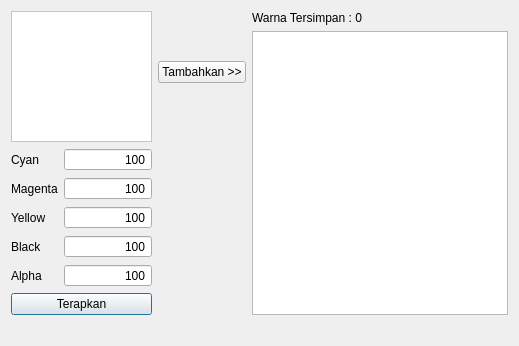
<?xml version="1.0" encoding="UTF-8"?>
<ui version="4.0">
 <class>CMYKColorDialog</class>
 <widget class="QDialog" name="CMYKColorDialog">
  <property name="geometry">
   <rect>
    <x>0</x>
    <y>0</y>
    <width>513</width>
    <height>346</height>
   </rect>
  </property>
  <property name="windowTitle">
   <string>Pemilih Warna</string>
  </property>
  <layout class="QHBoxLayout" name="horizontalLayout_2" stretch="0,0,1">
   <item>
    <layout class="QVBoxLayout" name="verticalLayout" stretch="0,1,0,0">
     <item>
      <widget class="QLabel" name="label">
       <property name="minimumSize">
        <size>
         <width>141</width>
         <height>131</height>
        </size>
       </property>
       <property name="maximumSize">
        <size>
         <width>141</width>
         <height>131</height>
        </size>
       </property>
       <property name="palette">
        <palette>
         <active>
          <colorrole role="Base">
           <brush brushstyle="SolidPattern">
            <color alpha="255">
             <red>255</red>
             <green>255</green>
             <blue>255</blue>
            </color>
           </brush>
          </colorrole>
          <colorrole role="Window">
           <brush brushstyle="SolidPattern">
            <color alpha="255">
             <red>0</red>
             <green>0</green>
             <blue>0</blue>
            </color>
           </brush>
          </colorrole>
         </active>
         <inactive>
          <colorrole role="Base">
           <brush brushstyle="SolidPattern">
            <color alpha="255">
             <red>255</red>
             <green>255</green>
             <blue>255</blue>
            </color>
           </brush>
          </colorrole>
          <colorrole role="Window">
           <brush brushstyle="SolidPattern">
            <color alpha="255">
             <red>255</red>
             <green>255</green>
             <blue>255</blue>
            </color>
           </brush>
          </colorrole>
         </inactive>
         <disabled>
          <colorrole role="Base">
           <brush brushstyle="SolidPattern">
            <color alpha="255">
             <red>255</red>
             <green>255</green>
             <blue>255</blue>
            </color>
           </brush>
          </colorrole>
          <colorrole role="Window">
           <brush brushstyle="SolidPattern">
            <color alpha="255">
             <red>255</red>
             <green>255</green>
             <blue>255</blue>
            </color>
           </brush>
          </colorrole>
         </disabled>
        </palette>
       </property>
       <property name="autoFillBackground">
        <bool>true</bool>
       </property>
       <property name="frameShape">
        <enum>QFrame::StyledPanel</enum>
       </property>
       <property name="text">
        <string/>
       </property>
       <property name="alignment">
        <set>Qt::AlignCenter</set>
       </property>
      </widget>
     </item>
     <item>
      <layout class="QGridLayout" name="gridLayout" columnstretch="0,1">
       <item row="3" column="0">
        <widget class="QLabel" name="label_5">
         <property name="text">
          <string>Black</string>
         </property>
        </widget>
       </item>
       <item row="0" column="1">
        <widget class="QSpinBox" name="cyanBox">
         <property name="alignment">
          <set>Qt::AlignRight|Qt::AlignTrailing|Qt::AlignVCenter</set>
         </property>
         <property name="buttonSymbols">
          <enum>QAbstractSpinBox::NoButtons</enum>
         </property>
         <property name="maximum">
          <number>100</number>
         </property>
         <property name="value">
          <number>100</number>
         </property>
        </widget>
       </item>
       <item row="4" column="0">
        <widget class="QLabel" name="label_6">
         <property name="text">
          <string>Alpha</string>
         </property>
        </widget>
       </item>
       <item row="4" column="1">
        <widget class="QSpinBox" name="alphaBox">
         <property name="alignment">
          <set>Qt::AlignRight|Qt::AlignTrailing|Qt::AlignVCenter</set>
         </property>
         <property name="buttonSymbols">
          <enum>QAbstractSpinBox::NoButtons</enum>
         </property>
         <property name="maximum">
          <number>100</number>
         </property>
         <property name="value">
          <number>100</number>
         </property>
        </widget>
       </item>
       <item row="1" column="0">
        <widget class="QLabel" name="label_3">
         <property name="text">
          <string>Magenta</string>
         </property>
        </widget>
       </item>
       <item row="0" column="0">
        <widget class="QLabel" name="label_2">
         <property name="text">
          <string>Cyan</string>
         </property>
        </widget>
       </item>
       <item row="1" column="1">
        <widget class="QSpinBox" name="magentaBox">
         <property name="alignment">
          <set>Qt::AlignRight|Qt::AlignTrailing|Qt::AlignVCenter</set>
         </property>
         <property name="buttonSymbols">
          <enum>QAbstractSpinBox::NoButtons</enum>
         </property>
         <property name="maximum">
          <number>100</number>
         </property>
         <property name="value">
          <number>100</number>
         </property>
        </widget>
       </item>
       <item row="2" column="1">
        <widget class="QSpinBox" name="yellowBox">
         <property name="alignment">
          <set>Qt::AlignRight|Qt::AlignTrailing|Qt::AlignVCenter</set>
         </property>
         <property name="buttonSymbols">
          <enum>QAbstractSpinBox::NoButtons</enum>
         </property>
         <property name="maximum">
          <number>100</number>
         </property>
         <property name="value">
          <number>100</number>
         </property>
        </widget>
       </item>
       <item row="3" column="1">
        <widget class="QSpinBox" name="blackBox">
         <property name="alignment">
          <set>Qt::AlignRight|Qt::AlignTrailing|Qt::AlignVCenter</set>
         </property>
         <property name="buttonSymbols">
          <enum>QAbstractSpinBox::NoButtons</enum>
         </property>
         <property name="maximum">
          <number>100</number>
         </property>
         <property name="value">
          <number>100</number>
         </property>
        </widget>
       </item>
       <item row="2" column="0">
        <widget class="QLabel" name="label_4">
         <property name="text">
          <string>Yellow</string>
         </property>
        </widget>
       </item>
      </layout>
     </item>
     <item>
      <widget class="QPushButton" name="terapkanButton">
       <property name="text">
        <string>Terapkan</string>
       </property>
      </widget>
     </item>
     <item>
      <spacer name="verticalSpacer_2">
       <property name="orientation">
        <enum>Qt::Vertical</enum>
       </property>
       <property name="sizeHint" stdset="0">
        <size>
         <width>20</width>
         <height>40</height>
        </size>
       </property>
      </spacer>
     </item>
    </layout>
   </item>
   <item>
    <layout class="QVBoxLayout" name="verticalLayout_3">
     <property name="topMargin">
      <number>50</number>
     </property>
     <item>
      <widget class="QPushButton" name="addButton">
       <property name="text">
        <string>Tambahkan &gt;&gt;</string>
       </property>
       <property name="autoDefault">
        <bool>false</bool>
       </property>
      </widget>
     </item>
     <item>
      <spacer name="verticalSpacer">
       <property name="orientation">
        <enum>Qt::Vertical</enum>
       </property>
       <property name="sizeHint" stdset="0">
        <size>
         <width>20</width>
         <height>40</height>
        </size>
       </property>
      </spacer>
     </item>
    </layout>
   </item>
   <item>
    <layout class="QVBoxLayout" name="verticalLayout_2">
     <item>
      <widget class="QLabel" name="label_7">
       <property name="text">
        <string>Warna Tersimpan : 0</string>
       </property>
      </widget>
     </item>
     <item>
      <widget class="QTableView" name="tableView">
       <property name="minimumSize">
        <size>
         <width>256</width>
         <height>276</height>
        </size>
       </property>
       <property name="contextMenuPolicy">
        <enum>Qt::CustomContextMenu</enum>
       </property>
       <property name="selectionMode">
        <enum>QAbstractItemView::SingleSelection</enum>
       </property>
       <property name="selectionBehavior">
        <enum>QAbstractItemView::SelectRows</enum>
       </property>
       <property name="verticalScrollMode">
        <enum>QAbstractItemView::ScrollPerPixel</enum>
       </property>
       <property name="horizontalScrollMode">
        <enum>QAbstractItemView::ScrollPerPixel</enum>
       </property>
       <attribute name="horizontalHeaderHighlightSections">
        <bool>false</bool>
       </attribute>
       <attribute name="horizontalHeaderStretchLastSection">
        <bool>true</bool>
       </attribute>
       <attribute name="verticalHeaderVisible">
        <bool>false</bool>
       </attribute>
       <attribute name="verticalHeaderDefaultSectionSize">
        <number>50</number>
       </attribute>
       <attribute name="verticalHeaderHighlightSections">
        <bool>false</bool>
       </attribute>
      </widget>
     </item>
     <item>
      <layout class="QHBoxLayout" name="horizontalLayout">
       <item>
        <spacer name="horizontalSpacer">
         <property name="orientation">
          <enum>Qt::Horizontal</enum>
         </property>
         <property name="sizeHint" stdset="0">
          <size>
           <width>40</width>
           <height>20</height>
          </size>
         </property>
        </spacer>
       </item>
      </layout>
     </item>
    </layout>
   </item>
  </layout>
 </widget>
 <tabstops>
  <tabstop>cyanBox</tabstop>
  <tabstop>magentaBox</tabstop>
  <tabstop>yellowBox</tabstop>
  <tabstop>blackBox</tabstop>
  <tabstop>alphaBox</tabstop>
  <tabstop>addButton</tabstop>
  <tabstop>tableView</tabstop>
 </tabstops>
 <resources/>
 <connections>
  <connection>
   <sender>cyanBox</sender>
   <signal>valueChanged(int)</signal>
   <receiver>CMYKColorDialog</receiver>
   <slot>anySpinBoxChanged()</slot>
   <hints>
    <hint type="sourcelabel">
     <x>133</x>
     <y>161</y>
    </hint>
    <hint type="destinationlabel">
     <x>219</x>
     <y>22</y>
    </hint>
   </hints>
  </connection>
  <connection>
   <sender>magentaBox</sender>
   <signal>valueChanged(int)</signal>
   <receiver>CMYKColorDialog</receiver>
   <slot>anySpinBoxChanged()</slot>
   <hints>
    <hint type="sourcelabel">
     <x>105</x>
     <y>191</y>
    </hint>
    <hint type="destinationlabel">
     <x>191</x>
     <y>150</y>
    </hint>
   </hints>
  </connection>
  <connection>
   <sender>yellowBox</sender>
   <signal>valueChanged(int)</signal>
   <receiver>CMYKColorDialog</receiver>
   <slot>anySpinBoxChanged()</slot>
   <hints>
    <hint type="sourcelabel">
     <x>124</x>
     <y>216</y>
    </hint>
    <hint type="destinationlabel">
     <x>206</x>
     <y>207</y>
    </hint>
   </hints>
  </connection>
  <connection>
   <sender>blackBox</sender>
   <signal>valueChanged(int)</signal>
   <receiver>CMYKColorDialog</receiver>
   <slot>anySpinBoxChanged()</slot>
   <hints>
    <hint type="sourcelabel">
     <x>83</x>
     <y>245</y>
    </hint>
    <hint type="destinationlabel">
     <x>130</x>
     <y>318</y>
    </hint>
   </hints>
  </connection>
  <connection>
   <sender>alphaBox</sender>
   <signal>valueChanged(int)</signal>
   <receiver>CMYKColorDialog</receiver>
   <slot>anySpinBoxChanged()</slot>
   <hints>
    <hint type="sourcelabel">
     <x>133</x>
     <y>271</y>
    </hint>
    <hint type="destinationlabel">
     <x>205</x>
     <y>279</y>
    </hint>
   </hints>
  </connection>
 </connections>
 <slots>
  <slot>anySpinBoxChanged()</slot>
 </slots>
</ui>
